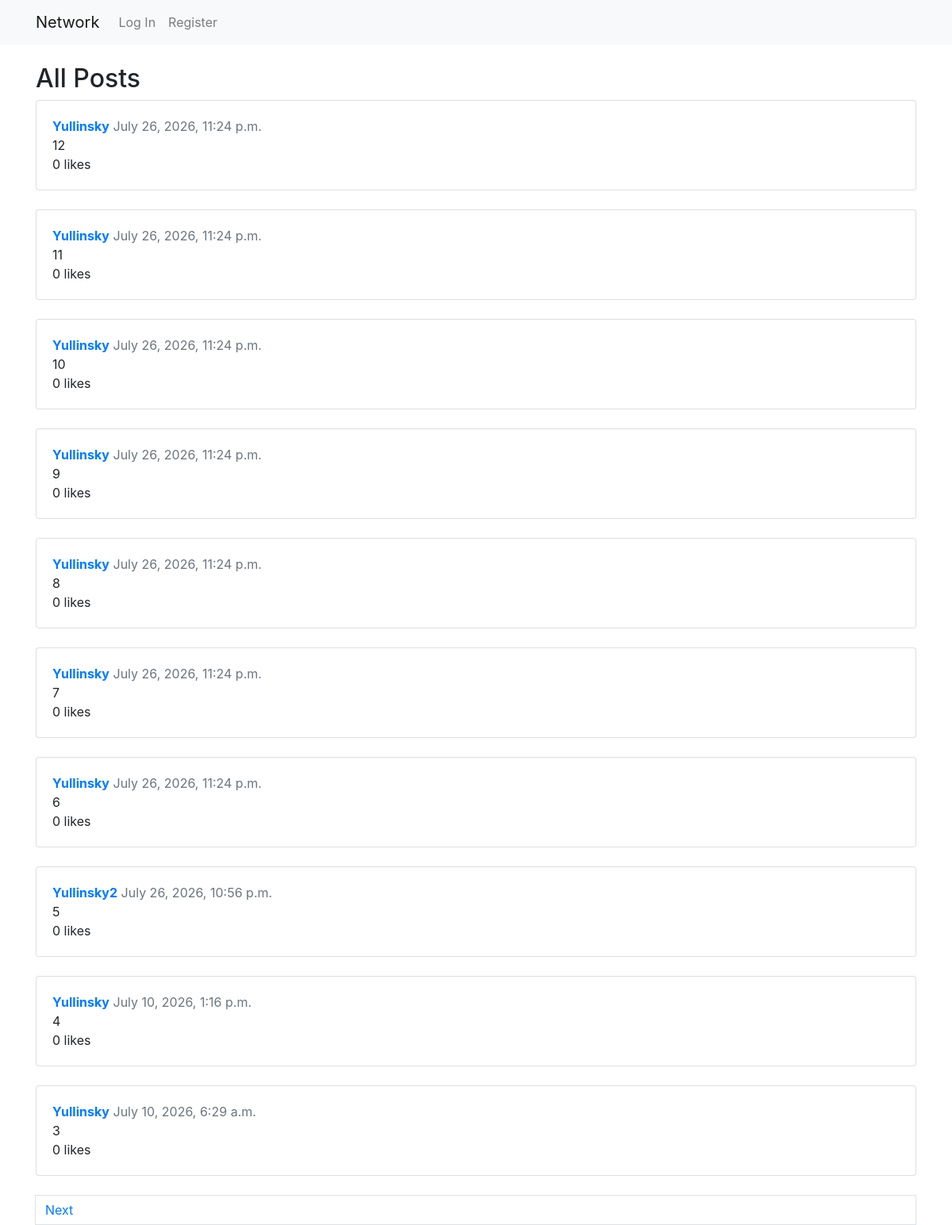
Before: / with the older database file.
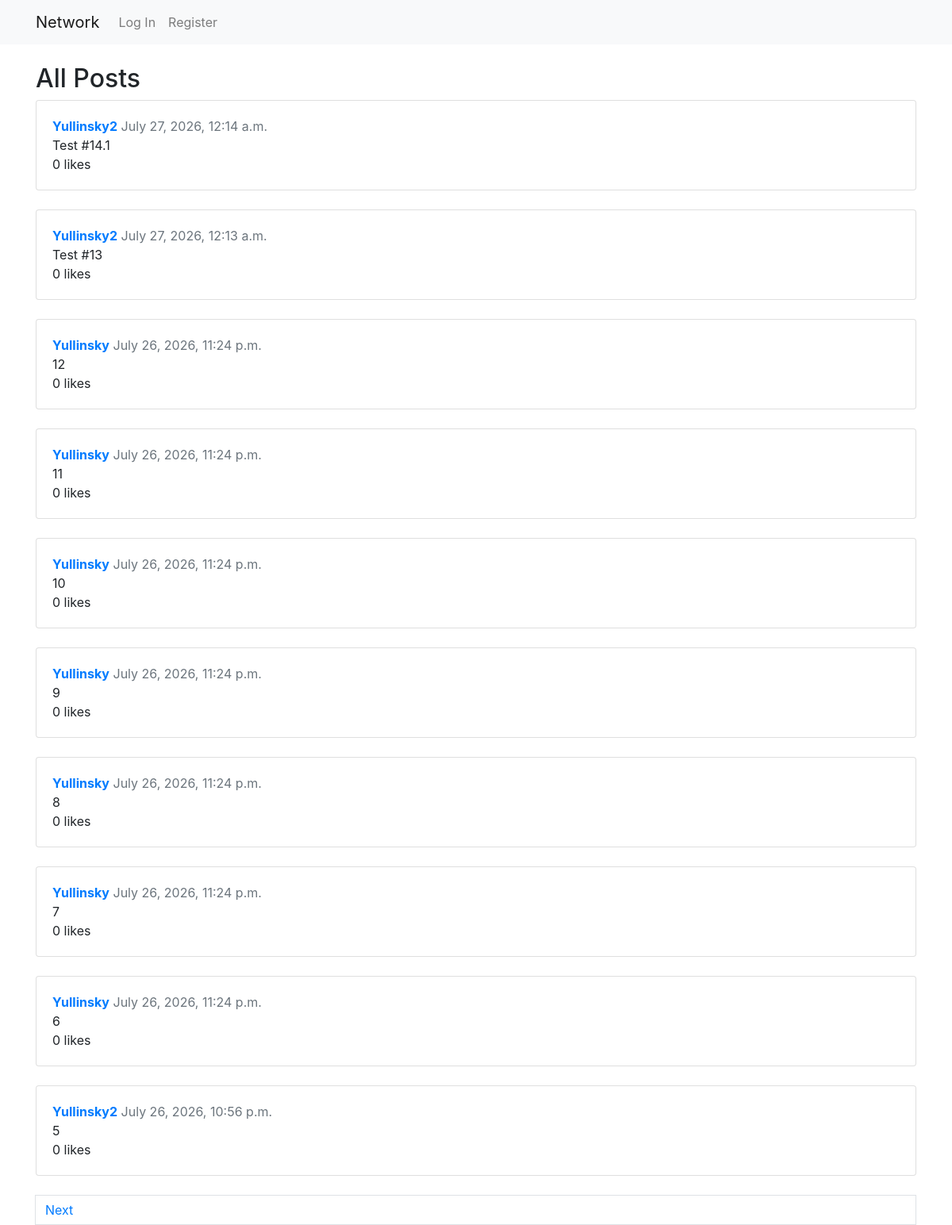
After: the same page with the newer database file.
### network/models.py (models this page shows, shortened)
class Post(models.Model):
    body = models.TextField(max_length=640)
    date_time = models.DateTimeField(auto_now_add=True)
    user = models.ForeignKey(User, on_delete=models.CASCADE)
    likes = models.ManyToManyField(User, related_name="liked_posts", blank=True)
    def total_likes(self):
        return self.likes.count()

class User(AbstractUser):
    pass

### network/views.py (the view)
# urls.py: path("", views.index, name="index"),
def index(request):
    page_obj = paginate(request, Post.objects.all().order_by('-date_time'))
    return render(request, "network/index.html", {"page_obj": page_obj})

### network/helpers.py (called while the page is built)
def paginate(request, queryset, per_page=10):
    paginator = Paginator(queryset, per_page)
    page_number = request.GET.get('page')
    return paginator.get_page(page_number)

### network/templates/network/index.html (shortened to what this page needs)
{% extends "network/layout.html" %}
{% block body %}
    <h2>All Posts</h2>
    {% include "network/posts_list.html" %}
{% endblock %}

### network/templates/network/posts_list.html (shortened to what this page needs)
{% for post in page_obj %}
    <div class="post card mb-4" id="post-{{  post.id  }}">
        <div class="card-body">
            <div class="post-header">
                <a href="{% url 'profile' post.user.username %}"><strong>{{  post.user.username  }}</strong><a>
                <span class="text-muted" id="timestamp-{{ post.id }}"> {{ post.date_time|date:"F j, Y, g:i a" }}</span>
            </div>
            <div class="post-body" id="content-{{ post.id }}">{{ post.body|linebreaksbr }}</div>
            <div class="post-footer">
                <span id="likes-count-{{  post.id  }}">{{ post.total_likes }} </span> likes
            </div>
        </div>
    </div>
{% empty %}
    <p>No posts yet. Be the first to post!</p>
{% endfor %}
<nav class="mt-4">
    {% if page_obj.has_next %}
        <a class="page-link" href="?page={{ page_obj.next_page_number }}">Next</a>
    {% endif %}
</nav>

Changed rows visible on the page:
no longer on this page (row unchanged): Post: user.username "Yullinsky", date_time "July 10, 2026, 1:16 p.m.", body "4", total_likes "0"
no longer on this page (row unchanged): Post: user.username "Yullinsky", date_time "July 10, 2026, 6:29 a.m.", body "3", total_likes "0"
added Post: user.username "Yullinsky2", date_time "July 27, 2026, 12:14 a.m.", body "Test #14.1", total_likes "0"
added Post: user.username "Yullinsky2", date_time "July 27, 2026, 12:13 a.m.", body "Test #13", total_likes "0"
